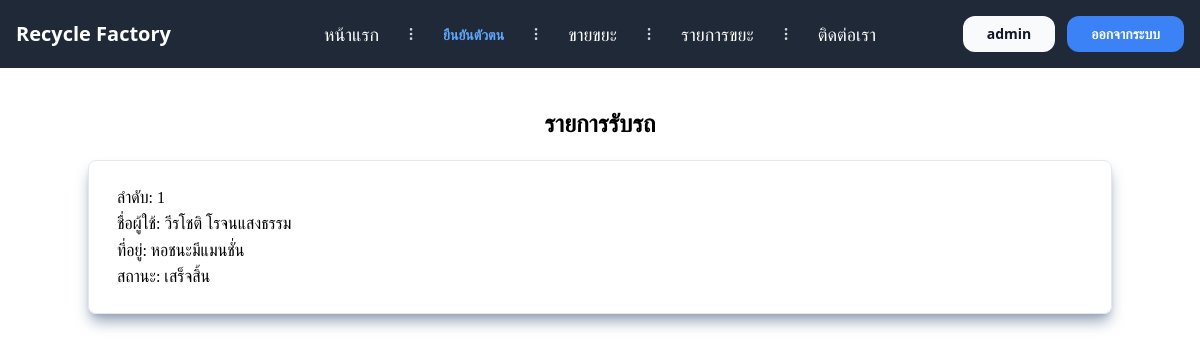
The app's page /Member/list_order/ (signed in) with its own data.
### Member/models.py (models this page shows, shortened)
class RecyclePurchase(models.Model):
    profile = models.ForeignKey(Profile, on_delete=models.CASCADE,null=True, blank=True)
    image = models.ImageField(upload_to='recycle_images/')
    address = models.TextField()
    map_pin = models.CharField(max_length=100)
    has_bottle = models.BooleanField(default=False)
    has_can = models.BooleanField(default=False)
    has_glass_bottle = models.BooleanField(default=False)
    has_paper = models.BooleanField(default=False)
    weight_has_bottle = models.DecimalField(max_digits=5, decimal_places=2, null=True, blank=True)
    weight_has_can = models.DecimalField(max_digits=5, decimal_places=2, null=True, blank=True)
    weight_has_glass_bottle = models.DecimalField(max_digits=5, decimal_places=2, null=True, blank=True)
    weight_has_paper = models.DecimalField(max_digits=5, decimal_places=2, null=True, blank=True)
    TYPES_CHOICES = [
        ('กำลังดำเนินการ', 'กำลังดำเนินการ'),
        ('กำลังเข้ารับ', 'กำลังเข้ารับ'),
        ('รับแล้ว', 'รับแล้ว'),
        ('ตรวจสอบขยะ', 'ตรวจสอบขยะ'),
        ('รอชำระเงิน', 'รอชำระเงิน'),
        ('เสร็จสิ้น', 'เสร็จสิ้น'),
        ('ยกเลิก', 'ยกเลิก'),
    ]
    status = models.CharField(max_length=200, choices=TYPES_CHOICES, null=True, blank=True,default=False)
    created_at = models.DateTimeField(auto_now_add=True, null=True, blank=True)
    id = models.AutoField(primary_key=True)
    slip_image = models.ImageField(upload_to='slip_image/', null=True, blank=True)  # เพิ่มฟิลด์ใหม่นี้

class Profile(models.Model):
    user = models.OneToOneField(User, on_delete=models.CASCADE, null=True, blank=True)
    first_name = models.CharField(max_length=150)
    last_name = models.CharField(max_length=150)
    address = models.TextField()
    bank = models.CharField(max_length=150)
    bank_accounts = models.CharField(max_length=350)
    bank_number = models.CharField(max_length=20)
    pass_bookQR = models.ImageField(upload_to='ImagePassBook/')
    status = models.BooleanField(default=False)
    cancel = models.BooleanField(default=False)

### Member/views.py (the view)
# urls.py: path('list_order/', list_order, name='list_order'),
def list_order(request):
    if request.user.is_superuser:
        list_orders = RecyclePurchase.objects.all()
    else:
        list_orders = RecyclePurchase.objects.filter(profile__user=request.user)
    return render(request, 'list_order.html', {'list_orders': list_orders})

### templates/list_order.html
{% extends 'base.html' %}
{% load crispy_forms_tags %}
{% block content %}
<div class="flex justify-center " style="font-family:serif">
    <div class="container mt-10">
        <div class="text-center text-2xl font-bold">
            <p>รายการรับรถ</p>
        </div>
        {% for list_order in list_orders %}
                <div class="grid grid-cols-1 gap-5 border mt-5 p-5 rounded-lg shadow-slate-400 shadow-lg">
                    <a href="{% url 'order_detail' list_order.id %}" class="hover: scale-y-110">
                        <div class="p-2 border-zinc-800 rounded-lg shadow-emerald-600 shodow-sm">
                            <p>ลำดับ: {{ forloop.counter }}</p>
                            <p>ชื่อผู้ใช้: {{ list_order.profile.first_name }} {{ list_order.profile.last_name }}</p>
                            <p>ที่อยู่: {{ list_order.address }}</p>
                            <p>สถานะ: {{ list_order.status }}</p>
                        </div>
                    </a>
                </div>
        {% endfor %}
    </div>
</div>
{% endblock %}

### templates/base.html (shortened to what this page needs)
{% load static %}
<!DOCTYPE html>
<html lang="en">
<head>
    <script src="https://cdn.tailwindcss.com"></script>
</head>
<body>
<nav class="relative px-4 py-4 flex justify-between items-center bg-gray-800">
    <a class="text-3xl font-bold leading-none" href="#">
        <a href="/" class="text-white text-xl font-bold ">Recycle Factory</a>
    </a>
    <ul class="hidden absolute top-1/2 left-1/2 transform -translate-y-1/2 -translate-x-1/2 lg:mx-auto lg:flex lg:items-center lg:w-auto lg:space-x-6">
        <li><a class="text-lg text-white hover:text-gray-500" href="/">หน้าแรก</a></li>
        {% if user.is_authenticated and user.is_staff %}
        <li class="text-gray-300">
            <svg xmlns="http://www.w3.org/2000/svg" fill="none" stroke="currentColor" class="w-4 h-4 current-fill" viewBox="0 0 24 24">
                <path stroke-linecap="round" stroke-linejoin="round" stroke-width="2" d="M12 5v0m0 7v0m0 7v0m0-13a1 1 0 110-2 1 1 0 010 2zm0 7a1 1 0 110-2 1 1 0 010 2zm0 7a1 1 0 110-2 1 1 0 010 2z" />
            </svg>
        </li>
        <li><a class="text-sm text-blue-400 font-bold" href="{% url 'cfidentity' %}"> ยืนยันตัวตน</a></li>
        {% endif %}
        <li class="text-gray-300">
            <svg xmlns="http://www.w3.org/2000/svg" fill="none" stroke="currentColor" class="w-4 h-4 current-fill" viewBox="0 0 24 24">
                <path stroke-linecap="round" stroke-linejoin="round" stroke-width="2" d="M12 5v0m0 7v0m0 7v0m0-13a1 1 0 110-2 1 1 0 010 2zm0 7a1 1 0 110-2 1 1 0 010 2zm0 7a1 1 0 110-2 1 1 0 010 2z" />
            </svg>
        </li>
        <li><a class="text-lg text-white hover:text-gray-500" href="{% url 'recycle_purchase' %}">ขายขยะ</a></li>
        <li class="text-gray-300">
            <svg xmlns="http://www.w3.org/2000/svg" fill="none" stroke="currentColor" class="w-4 h-4 current-fill" viewBox="0 0 24 24">
                <path stroke-linecap="round" stroke-linejoin="round" stroke-width="2" d="M12 5v0m0 7v0m0 7v0m0-13a1 1 0 110-2 1 1 0 010 2zm0 7a1 1 0 110-2 1 1 0 010 2zm0 7a1 1 0 110-2 1 1 0 010 2z" />
            </svg>
        </li>
        {% if user.is_authenticated %}
        <li><a class="text-lg text-white hover:text-gray-500" href="{% url 'list_order' %}">รายการขยะ</a></li>
        <li class="text-gray-300">
            <svg xmlns="http://www.w3.org/2000/svg" fill="none" stroke="currentColor" class="w-4 h-4 current-fill" viewBox="0 0 24 24">
                <path stroke-linecap="round" stroke-linejoin="round" stroke-width="2" d="M12 5v0m0 7v0m0 7v0m0-13a1 1 0 110-2 1 1 0 010 2zm0 7a1 1 0 110-2 1 1 0 010 2zm0 7a1 1 0 110-2 1 1 0 010 2z" />
            </svg>
        </li>
        {% endif %}
        <li><a class="text-lg text-white hover:text-gray-500" href="{% url 'contact' %}">ติดต่อเรา</a></li>
    </ul>
    {% if user.is_authenticated %}
    <a class="hidden lg:inline-block lg:ml-auto lg:mr-3 py-2 px-6 bg-gray-50 hover:bg-gray-100 text-sm text-gray-900 font-bold  rounded-xl transition duration-200"  href="">{{ user.username }}</a>
    <a class="hidden lg:inline-block py-2 px-6 bg-blue-500 hover:bg-blue-600 text-sm text-white font-bold rounded-xl transition duration-200" href="{% url 'logout' %}">ออกจากระบบ</a>
    {% endif %}
</nav>
  {% block content %}
  {% endblock %}
</body>
</html>

### records on screen
RecyclePurchase: profile.first_name "วีรโชติ", profile.last_name "โรจนแสงธรรม", address "หอชนะมีแมนชั่น", status "เสร็จสิ้น"

### other values on screen
{{ user.username }} "admin"
